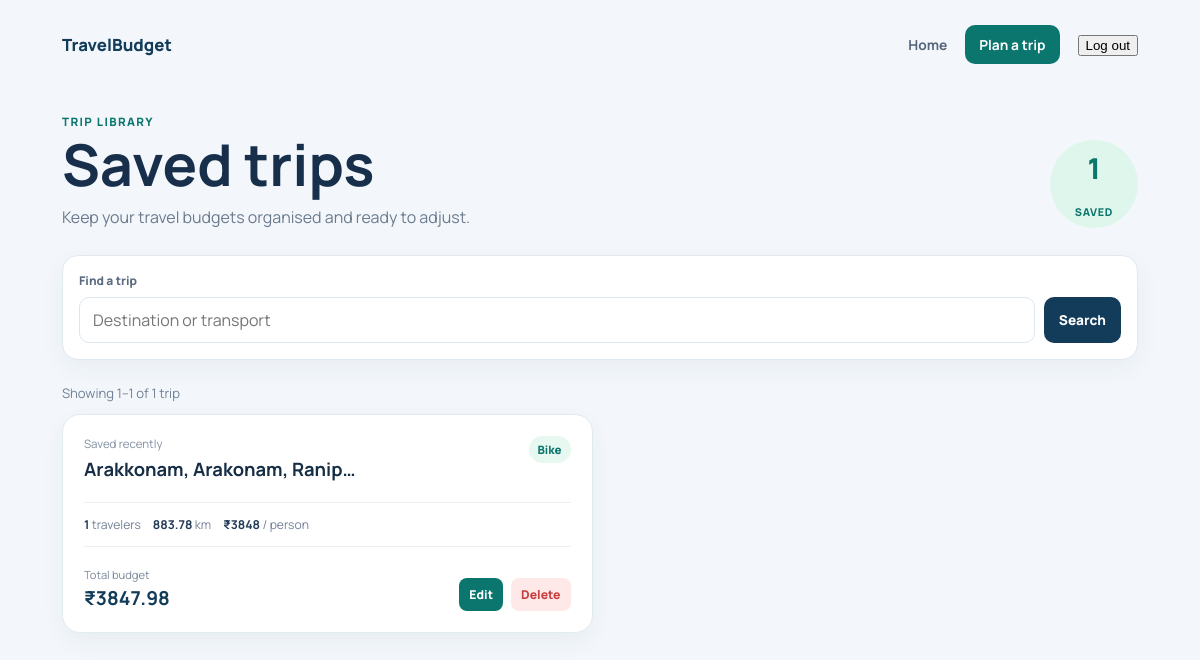
Before: /trips (signed in) with the older database file.
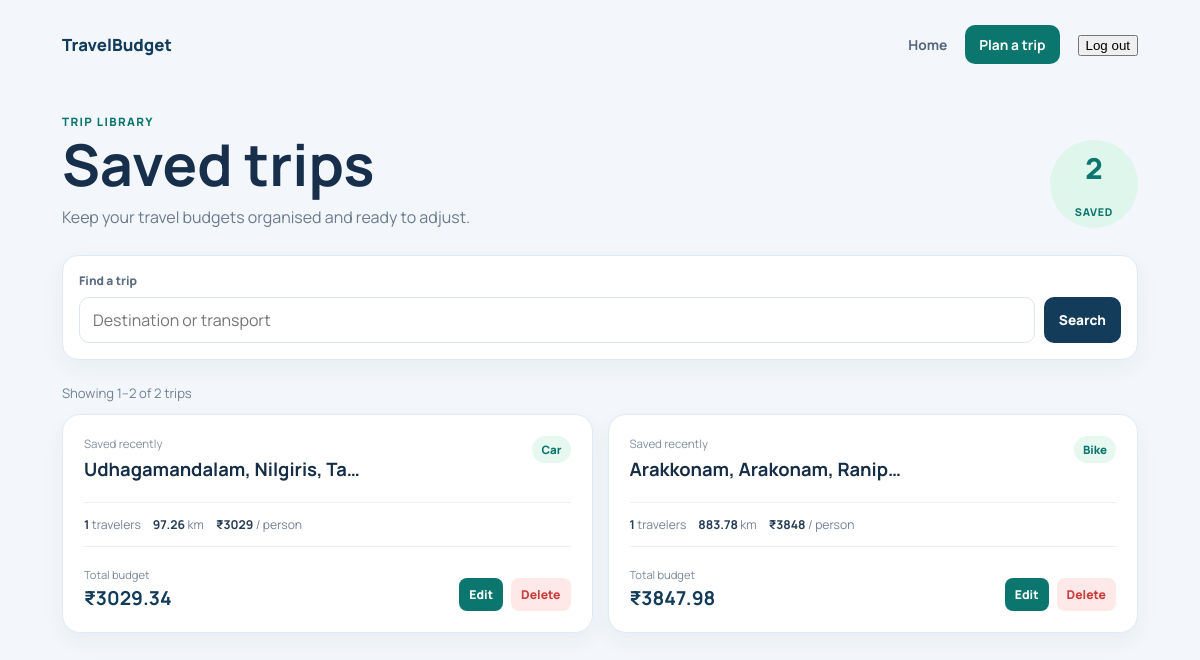
After: the same page with the newer database file.
### tables this page shows
CREATE TABLE trips (
            id INTEGER PRIMARY KEY AUTOINCREMENT,
            destination TEXT,
            travelers INTEGER,
            total_distance REAL,
            transport_mode TEXT,
            transport_cost REAL,
            fuel_type TEXT,
            fuel_price REAL,
            fuel_cost REAL,
            food_cost REAL,
            room_cost REAL,
            toll_charges REAL,
            parking_fee REAL,
            vehicle_type TEXT,
            vehicle_rental_cost REAL,
            places_fee_total REAL,
            total_budget REAL,
            cost_per_person REAL
        , user_id INTEGER);

### app.py (the view)
@app.route("/trips")
@login_required
def trips():
    search_query = request.args.get("q", "").strip()
    try:
        page = max(1, int(request.args.get("page", 1)))
    except (TypeError, ValueError):
        page = 1
    per_page = 8
    where_clause = ""
    params = []
    if search_query:
        where_clause = "WHERE user_id = ? AND (destination LIKE ? OR transport_mode LIKE ?)"
        term = f"%{search_query}%"
        params = [session["user_id"], term, term]
    else:
        where_clause = "WHERE user_id = ?"
        params = [session["user_id"]]
    conn = get_db()
    total = conn.execute(
        f"SELECT COUNT(*) FROM trips {where_clause}", params
    ).fetchone()[0]
    total_pages = max(1, (total + per_page - 1) // per_page)
    page = min(page, total_pages)
    rows = conn.execute(
        f"SELECT * FROM trips {where_clause} ORDER BY id DESC LIMIT ? OFFSET ?",
        [*params, per_page, (page - 1) * per_page],
    ).fetchall()
    conn.close()
    return render_template(
        "trips.html", trips=rows, search_query=search_query, page=page,
        total_pages=total_pages, total=total,
        first_item=(page - 1) * per_page + 1 if total else 0,
    )

### app.py (called while the page is built)
def get_db():
    conn = sqlite3.connect("travel_budget.db")
    conn.row_factory = sqlite3.Row
    return conn

def login_required(view):
    @wraps(view)
    def wrapped_view(*args, **kwargs):
        if "user_id" not in session:
            return redirect(url_for("login", next=request.path))
        return view(*args, **kwargs)
    return wrapped_view

### templates/trips.html (shortened to what this page needs)
<!doctype html>
<html lang="en"><head><link rel="stylesheet" href="{{ url_for('static', filename='trip.css') }}"></head>
<body><main class="trips-shell"><header class="trips-header"><a href="/" class="brand">TravelBudget</a><nav><a href="/">Home</a><a class="plan-link" href="/planner">Plan a trip</a><form action="/logout" method="post"><button class="logout-btn" type="submit">Log out</button></form></nav></header><section class="trips-hero"><div><p class="eyebrow">Trip library</p><h1>Saved trips</h1><p>Keep your travel budgets organised and ready to adjust.</p></div><span class="trip-total">{{ total }}<small>saved</small></span></section>
<form class="trip-search" method="get" action="/trips" role="search"><label for="trip_search">Find a trip</label><div><input id="trip_search" type="search" name="q" value="{{ search_query }}" placeholder="Destination or transport"><button type="submit">Search</button>{% if search_query %}<a href="/trips">Clear</a>{% endif %}</div></form>
{% if trips %}<p class="trip-count">Showing {{ first_item }}–{{ first_item + trips|length - 1 }} of {{ total }} trip{{ '' if total == 1 else 's' }}</p><section class="trip-list">{% for trip in trips %}<article class="trip-card"><div class="trip-card-top"><div><p class="trip-date">Saved {{ trip['created_at'] if trip['created_at'] else 'recently' }}</p><h2>{{ trip['destination'] }}</h2></div><span class="mode-chip">{{ trip['transport_mode']|capitalize }}</span></div><div class="trip-stats"><span><b>{{ trip['travelers'] }}</b> travelers</span><span><b>{{ trip['total_distance'] or 0 }}</b> km</span><span><b>₹{{ '%.0f'|format(trip['cost_per_person'] or 0) }}</b> / person</span></div><div class="trip-card-bottom"><div><small>Total budget</small><strong>₹{{ '%.2f'|format(trip['total_budget'] or 0) }}</strong></div><div class="trip-actions"><a href="/edit/{{ trip['id'] }}">Edit</a><form action="/delete/{{ trip['id'] }}" method="post" onsubmit="return confirm('Delete this saved trip?')"><button type="submit">Delete</button></form></div></div></article>{% endfor %}</section>{% endif %}</main></body></html>

### static/trip.css (style rules this page uses)
:root { font-family:Manrope,Segoe UI,sans-serif;color:#162d46;background:#f3f7fb }
* { box-sizing:border-box }
body { margin:0 }
.trips-shell { max-width:1120px;margin:auto;padding:25px 22px 48px }
.trips-header { display:flex;justify-content:space-between;align-items:center }
.brand { color:#123c5a;font-size:1.05rem;font-weight:800;text-decoration:none }
.trips-header nav { display:flex;align-items:center;gap:18px }
.trips-header nav a { color:#54647a;font-size:.86rem;font-weight:700;text-decoration:none }
.trips-header .plan-link { padding:10px 14px;border-radius:10px;color:#fff;background:#0b766d }
.trips-hero { display:flex;justify-content:space-between;align-items:end;gap:20px;padding:50px 0 27px }
.eyebrow { margin:0 0 7px;color:#0b766d;font-size:.72rem;font-weight:800;letter-spacing:.12em;text-transform:uppercase }
.trips-hero h1 { margin:0;font-size:clamp(2.15rem,5vw,3.6rem);line-height:1;color:#172f4a }
.trips-hero p:last-child { margin:12px 0 0;color:#6b7a8d }
.trip-total { display:grid;place-items:center;min-width:88px;min-height:88px;border-radius:50%;color:#0b766d;background:#dff6ec;font-size:1.8rem;font-weight:800 }
.trip-total small { font-size:.67rem;text-transform:uppercase;letter-spacing:.07em }
.trip-search { padding:16px;border:1px solid #e0e9f1;border-radius:16px;background:#fff;box-shadow:0 8px 24px rgba(31,54,82,.05) }
.trip-search label { display:block;margin-bottom:8px;color:#5b6b80;font-size:.75rem;font-weight:800 }
.trip-search div { display:flex;align-items:center;gap:9px }
.trip-search input { flex:1;min-height:46px;padding:11px 13px;border:1px solid #dce6ef;border-radius:10px;font:inherit;outline:0 }
.trip-search button,.trip-search a { min-height:46px;padding:11px 15px;border:0;border-radius:10px;color:#fff;background:#123c5a;font:inherit;font-size:.85rem;font-weight:800;text-decoration:none;cursor:pointer }
.trip-count { margin:24px 0 12px;color:#718095;font-size:.82rem }
.trip-list { display:grid;grid-template-columns:repeat(2,minmax(0,1fr));gap:15px }
.trip-card { padding:21px;border:1px solid #e1eaf2;border-radius:18px;background:#fff;box-shadow:0 9px 22px rgba(31,54,82,.05) }
.trip-card-top,.trip-card-bottom { display:flex;justify-content:space-between;gap:15px }
.trip-date { margin:0;color:#8290a1;font-size:.72rem }
.trip-card h2 { max-width:280px;margin:5px 0 0;font-size:1.15rem;overflow:hidden;text-overflow:ellipsis;white-space:nowrap }
.mode-chip { align-self:start;padding:6px 9px;border-radius:99px;color:#0b766d;background:#e6f8ef;font-size:.72rem;font-weight:800 }
.trip-stats { display:flex;flex-wrap:wrap;gap:12px;margin:20px 0;padding:13px 0;border-top:1px solid #ecf0f4;border-bottom:1px solid #ecf0f4;color:#748196;font-size:.76rem }
.trip-stats b { color:#263d57 }
.trip-card-bottom small { display:block;color:#7b899a;font-size:.7rem }
.trip-card-bottom strong { display:block;margin-top:3px;color:#123c5a;font-size:1.2rem }
.trip-actions { display:flex;align-items:end;gap:8px }
.trip-actions a,.trip-actions button { padding:8px 10px;border:0;border-radius:8px;font:inherit;font-size:.76rem;font-weight:800;text-decoration:none;cursor:pointer }
.trip-actions a { color:#fff;background:#0b766d }
.trip-actions button { color:#c83d3d;background:#ffe9e8 }

Changed rows visible on the page:
added trips: trip "recently", destination "Udhagamandalam, Nilgiris, Ta…", transport_mode "Car", travelers "1", total_distance "97.26", cost_per_person "3029", total_budget "3029.34"
Other visible differences:
{{ total }}: "1" → "2"
{{ first_item + trips|length - 1 }}: "1" → "2"
{{ '' if total == 1 else 's' }}: (not shown) → "s"
